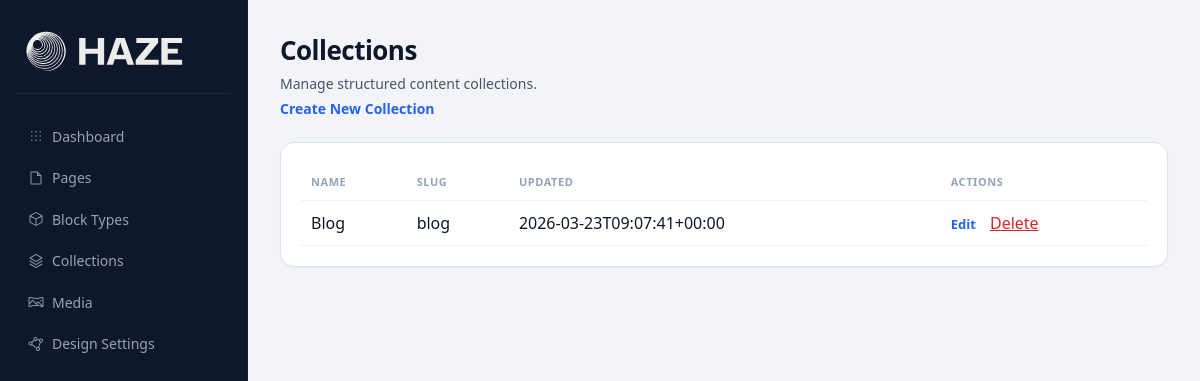
The app's page /admin/collections, older data.
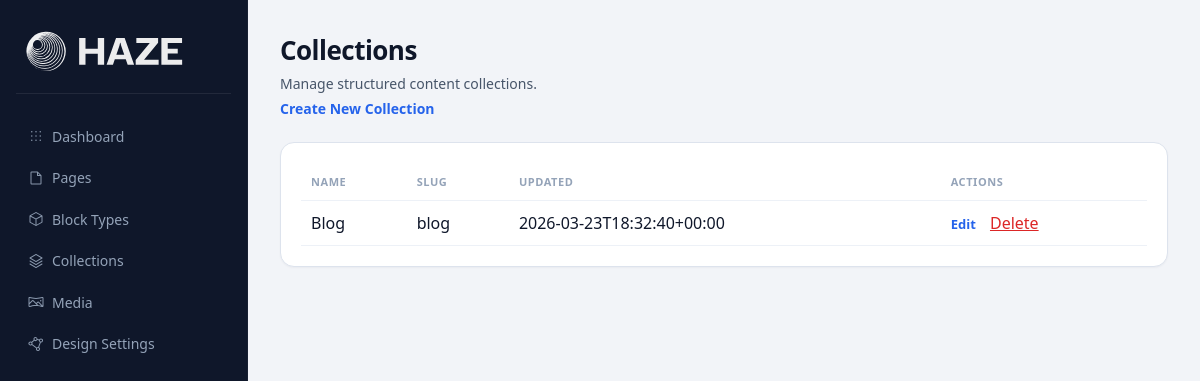
The same page, newer data.
### tables this page shows
CREATE TABLE collections (
    id INTEGER PRIMARY KEY AUTOINCREMENT,
    name TEXT NOT NULL,
    key TEXT NOT NULL,
    description TEXT,
    schema_json TEXT NOT NULL DEFAULT '{}',
    created_at TEXT NOT NULL,
    updated_at TEXT NOT NULL
);

### app/Core/View.php (called while the page is built, shortened)
<?php
class View
{
    private string $basePath;
    public function __construct()
    {
        $this->basePath = BASE_PATH . '/app/Views';
    }
    public function render(string $view, array $data = []): string
    {
        $path = $this->basePath . '/' . $view . '.php';
        extract($data, EXTR_SKIP);
        require $path;
        return ob_get_clean();
    }
}

### app/Core/Controller.php (called while the page is built, shortened)
<?php
abstract class Controller
{
    protected function render(string $view, array $data = [], string $layout = 'main'): void
    {
        $viewEngine = new View();
        $content = $viewEngine->render($view, $data);
    }
}

### app/Controllers/Admin/CollectionAdminController.php (called while the page is built, shortened)
<?php
class CollectionAdminController extends Controller
{
    private CollectionRepository $collectionRepository;
    public function __construct(Request $request, Response $response)
    {
        $this->collectionRepository = new CollectionRepository();
    }
    public function index(): void
    {
        $collections = $this->collectionRepository->all();
        $this->render('admin/collections/index', [
            'pageTitle' => 'Manage Collections',
            'collections' => $collections,
            'flash' => $this->readFlashFromQuery(),
        ], 'admin');
    }
    private function readFlashFromQuery(): ?array
    {
        return null;
    }
}

### public/index.php (called while the page is built, shortened)
<?php
try {
    $request = new Request();
    $response = new Response();
    $router = new Router();
    $routes = require dirname(__DIR__) . '/routes.php';
    foreach ($routes as $path => $handler) {
        $router->get($path, $handler);
        $router->post($path, $handler);
    }
    $router->setSlugFallback('PageController', 'show');
    $router->dispatch($request, $response);
} catch (\Exception $e) {
    http_response_code(500);
    echo '<h1>Error</h1>';
    echo '<p>' . htmlspecialchars($e->getMessage()) . '</p>';
    if (getenv('APP_DEBUG')) {
        echo '<pre>' . htmlspecialchars($e->getTraceAsString()) . '</pre>';
    }
}

### app/Core/Autoloader.php (called while the page is built, shortened)
<?php
class Autoloader
{
    private static string $basePath;
    public static function register(string $basePath): void
    {
        self::$basePath = $basePath;
    }
    public static function load(string $class): void
    {
        $path = self::$basePath . '/app/' . str_replace('\\', '/', substr($class, 4)) . '.php';
    }
}

### app/Core/Database.php (called while the page is built, shortened)
<?php
class Database
{
    private static ?PDO $instance = null;
    public static function initialize(string $dbPath): void
    {
        try {
            self::$instance = new PDO(
                'sqlite:' . $dbPath,
                null,
                null,
                [
                    PDO::ATTR_ERRMODE => PDO::ERRMODE_EXCEPTION,
                    PDO::ATTR_DEFAULT_FETCH_MODE => PDO::FETCH_ASSOC,
                ]
            );
            self::$instance->exec('PRAGMA foreign_keys = ON');
        } catch (\PDOException $e) {
            throw new \RuntimeException('Database connection failed: ' . $e->getMessage());
        }
    }
    public static function connection(): PDO
    {
        return self::$instance;
    }
}

### app/Repositories/BaseRepository.php (called while the page is built, shortened)
<?php
abstract class BaseRepository
{
    protected string $table;
    protected PDO $db;
    public function __construct()
    {
        $this->db = Database::connection();
    }
    protected function hydrate(array $row): object
    {
        return new $this->modelClass($row);
    }
    protected function hydrateAll(array $rows): array
    {
        return array_map($this->hydrate(...), $rows);
    }
    public function all(): array
    {
        $stmt = $this->db->query("SELECT * FROM {$this->table}");
        return $this->hydrateAll($stmt->fetchAll(PDO::FETCH_ASSOC));
    }
}

### app/Models/CmsCollection.php (called while the page is built, shortened)
<?php
class CmsCollection
{
    public function fromArray(array $data): self
    {
        return $this;
    }
}

### app/Views/admin/collections/index.php (the view, shortened to what the changed rows need)
<section class="admin-page-header">
    <h2>Collections</h2>
</section>
<section class="admin-grid">
    <div class="stat-card">
        <?php if (empty($collections)): ?>
            <p>No collections found.</p>
        <?php else: ?>
            <table class="admin-table">
                <thead>
                <tr>
                    <th>Name</th>
                    <th>Slug</th>
                    <th>Updated</th>
                    <th>Actions</th>
                </tr>
                </thead>
                <tbody>
                <?php foreach ($collections as $collection): ?>
                    <tr>
                        <td><?= htmlspecialchars((string) $collection->name, ENT_QUOTES | ENT_SUBSTITUTE, 'UTF-8') ?></td>
                        <td><?= htmlspecialchars((string) $collection->key, ENT_QUOTES | ENT_SUBSTITUTE, 'UTF-8') ?></td>
                        <td><?= htmlspecialchars((string) ($collection->updated_at ?? '-'), ENT_QUOTES | ENT_SUBSTITUTE, 'UTF-8') ?></td>
                        <td>
                            <a href="/admin/collections/<?= (int) $collection->id ?>/edit">Edit</a>
                            <form method="post" action="/admin/collections" class="inline-form" onsubmit="return confirm('Delete this collection?');">
                                <button type="submit" class="link-button">Delete</button>
                            </form>
                        </td>
                    </tr>
                <?php endforeach; ?>
                </tbody>
            </table>
        <?php endif; ?>
    </div>
</section>

Row changes from the older to the newer data that the page shows:
changed collections "Blog": updated_at "2026-03-23T09:07:41+00:00" → "2026-03-23T18:32:40+00:00"
